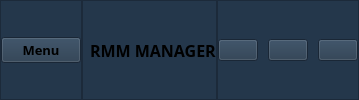
     <widget class="QFrame" name="header_frame">
      <property name="styleSheet">
       <string notr="true">*{
background-color:#24374B;
}</string>
      </property>
      <property name="frameShape">
       <enum>QFrame::Shape::NoFrame</enum>
      </property>
      <property name="frameShadow">
       <enum>QFrame::Shadow::Raised</enum>
      </property>
      <layout class="QHBoxLayout" name="horizontalLayout_4">
       <property name="spacing">
        <number>0</number>
       </property>
       <property name="leftMargin">
        <number>0</number>
       </property>
       <property name="topMargin">
        <number>0</number>
       </property>
       <property name="rightMargin">
        <number>0</number>
       </property>
       <property name="bottomMargin">
        <number>0</number>
       </property>
       <item>
        <widget class="QFrame" name="header_left">
         <property name="frameShape">
          <enum>QFrame::Shape::StyledPanel</enum>
         </property>
         <property name="frameShadow">
          <enum>QFrame::Shadow::Raised</enum>
         </property>
         <layout class="QHBoxLayout" name="horizontalLayout_7">
          <property name="spacing">
           <number>0</number>
          </property>
          <property name="leftMargin">
           <number>0</number>
          </property>
          <property name="topMargin">
           <number>0</number>
          </property>
          <property name="rightMargin">
           <number>0</number>
          </property>
          <property name="bottomMargin">
           <number>0</number>
          </property>
          <item alignment="Qt::AlignmentFlag::AlignLeft">
           <widget class="QPushButton" name="menu_bt">
            <property name="font">
             <font>
              <family>Asus Rog</family>
              <pointsize>10</pointsize>
              <bold>true</bold>
             </font>
            </property>
            <property name="text">
             <string>Menu</string>
            </property>
            <property name="icon">
             <iconset resource="FRONT/Qss/icons/_icons.qrc">
              <normaloff>:/feather/icons/feather/menu.png</normaloff>:/feather/icons/feather/menu.png</iconset>
            </property>
            <property name="iconSize">
             <size>
              <width>32</width>
              <height>32</height>
             </size>
            </property>
           </widget>
          </item>
         </layout>
        </widget>
       </item>
       <item alignment="Qt::AlignmentFlag::AlignHCenter">
        <widget class="QFrame" name="header_center">
         <property name="frameShape">
          <enum>QFrame::Shape::StyledPanel</enum>
         </property>
         <property name="frameShadow">
          <enum>QFrame::Shadow::Raised</enum>
         </property>
         <layout class="QHBoxLayout" name="horizontalLayout_3">
          <property name="spacing">
           <number>0</number>
          </property>
          <property name="leftMargin">
           <number>0</number>
          </property>
          <property name="topMargin">
           <number>0</number>
          </property>
          <property name="rightMargin">
           <number>0</number>
          </property>
          <property name="bottomMargin">
           <number>0</number>
          </property>
          <item>
           <widget class="QLabel" name="title_icon">
            <property name="maximumSize">
             <size>
              <width>30</width>
              <height>30</height>
             </size>
            </property>
            <property name="autoFillBackground">
             <bool>false</bool>
            </property>
            <property name="text">
             <string/>
            </property>
            <property name="pixmap">
             <pixmap resource="FRONT/Qss/icons/_icons.qrc">:/material_design/icons/material_design/important_devices.png</pixmap>
            </property>
            <property name="scaledContents">
             <bool>true</bool>
            </property>
           </widget>
          </item>
          <item>
           <widget class="QLabel" name="title">
            <property name="font">
             <font>
              <family>Asus Rog</family>
              <pointsize>12</pointsize>
              <bold>true</bold>
             </font>
            </property>
            <property name="text">
             <string>RMM MANAGER</string>
            </property>
           </widget>
          </item>
         </layout>
        </widget>
       </item>
       <item alignment="Qt::AlignmentFlag::AlignRight">
        <widget class="QFrame" name="header_right">
         <property name="frameShape">
          <enum>QFrame::Shape::StyledPanel</enum>
         </property>
         <property name="frameShadow">
          <enum>QFrame::Shadow::Raised</enum>
         </property>
         <layout class="QHBoxLayout" name="horizontalLayout_2">
          <property name="spacing">
           <number>10</number>
          </property>
          <property name="leftMargin">
           <number>0</number>
          </property>
          <property name="topMargin">
           <number>0</number>
          </property>
          <property name="rightMargin">
           <number>0</number>
          </property>
          <property name="bottomMargin">
           <number>0</number>
          </property>
          <item>
           <widget class="QPushButton" name="minimize_button">
            <property name="text">
             <string/>
            </property>
            <property name="icon">
             <iconset resource="FRONT/Qss/icons/_icons.qrc">
              <normaloff>:/feather/icons/feather/window_minimize.png</normaloff>:/feather/icons/feather/window_minimize.png</iconset>
            </property>
           </widget>
          </item>
          <item>
           <widget class="QPushButton" name="resize_button">
            <property name="text">
             <string/>
            </property>
            <property name="icon">
             <iconset resource="FRONT/Qss/icons/_icons.qrc">
              <normaloff>:/font_awesome_regular/icons/font_awesome/regular/window-restore.png</normaloff>:/font_awesome_regular/icons/font_awesome/regular/window-restore.png</iconset>
            </property>
           </widget>
          </item>
          <item>
           <widget class="QPushButton" name="close_button">
            <property name="text">
             <string/>
            </property>
            <property name="icon">
             <iconset resource="FRONT/Qss/icons/_icons.qrc">
              <normaloff>:/feather/icons/feather/window_close.png</normaloff>:/feather/icons/feather/window_close.png</iconset>
            </property>
           </widget>
          </item>
         </layout>
        </widget>
       </item>
      </layout>
     </widget>
